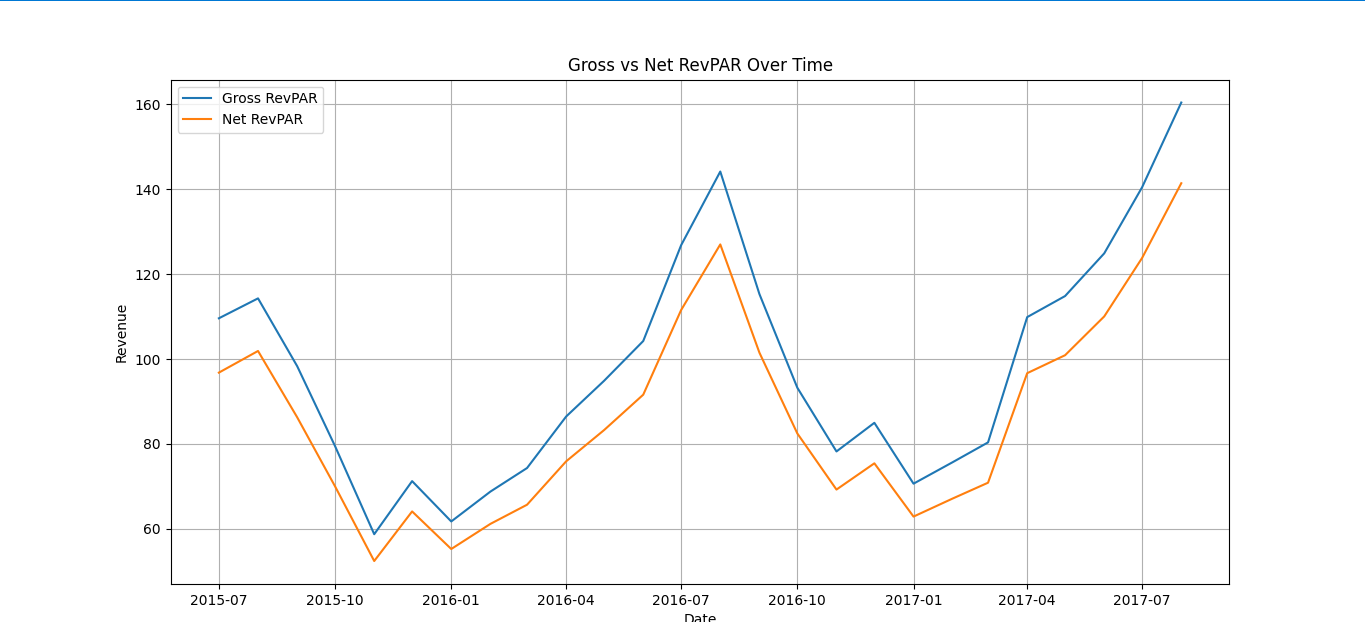

This chart was generated by the following Python code:
import pandas as pd
import matplotlib.pyplot as plt

# 📂 Load dataset
file_path = r"C:\Users\HP\Music\new project\#3 — STR  CoStar\hotel_bookings.csv"
df = pd.read_csv(file_path)

# -------------------------------
# 🧹 DATA PREP
# -------------------------------

# Remove cancelled bookings
df = df[df['is_canceled'] == 0]

# Occupancy
df['is_occupied'] = 1

# Month mapping
month_map = {
    'January':1, 'February':2, 'March':3, 'April':4,
    'May':5, 'June':6, 'July':7, 'August':8,
    'September':9, 'October':10, 'November':11, 'December':12
}

df['month'] = df['arrival_date_month'].map(month_map)

# Create date
df['date'] = pd.to_datetime(
    df['arrival_date_year'].astype(str) + '-' +
    df['month'].astype(str) + '-01'
)

# -------------------------------
# 💸 COMMISSION LOGIC
# -------------------------------

def get_commission(channel):
    if channel in ['TA/TO', 'GDS']:
        return 0.15  # OTA commission
    else:
        return 0.0   # Direct / corporate

df['commission'] = df['distribution_channel'].apply(get_commission)

# -------------------------------
# 📊 CALCULATE REVENUE
# -------------------------------

# Gross revenue = ADR
df['gross_revenue'] = df['adr']

# Net revenue after commission
df['net_revenue'] = df['adr'] * (1 - df['commission'])

# -------------------------------
# 📅 MONTHLY AGGREGATION
# -------------------------------

monthly = df.groupby(df['date'].dt.to_period('M')).agg({
    'gross_revenue': 'mean',
    'net_revenue': 'mean'
}).reset_index()

monthly['date'] = monthly['date'].dt.to_timestamp()

# -------------------------------
# 📈 PLOT
# -------------------------------

plt.figure(figsize=(10,5))

plt.plot(monthly['date'], monthly['gross_revenue'], label='Gross RevPAR')
plt.plot(monthly['date'], monthly['net_revenue'], label='Net RevPAR')

plt.title("Gross vs Net RevPAR Over Time")
plt.xlabel("Date")
plt.ylabel("Revenue")

plt.legend()
plt.grid()

plt.show()
